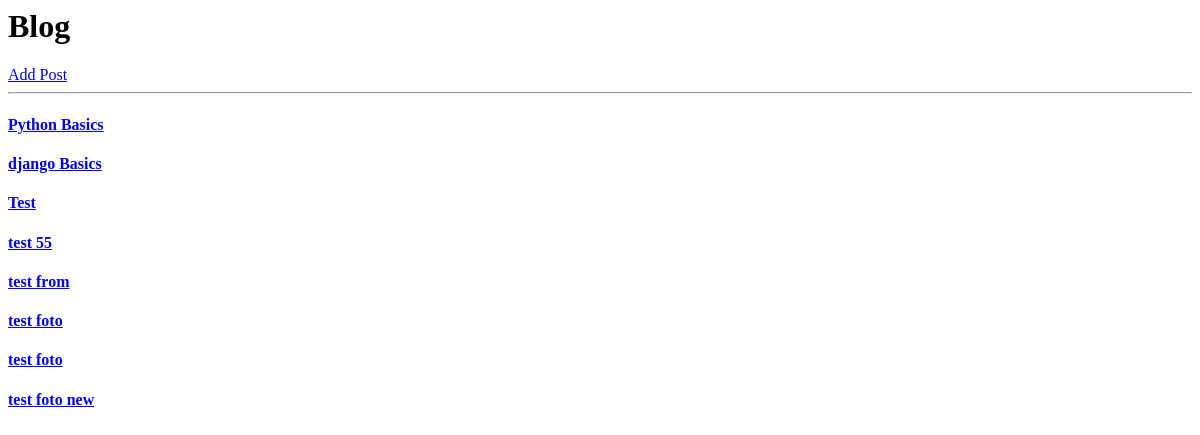
The page /blog/ on the database as committed earlier.
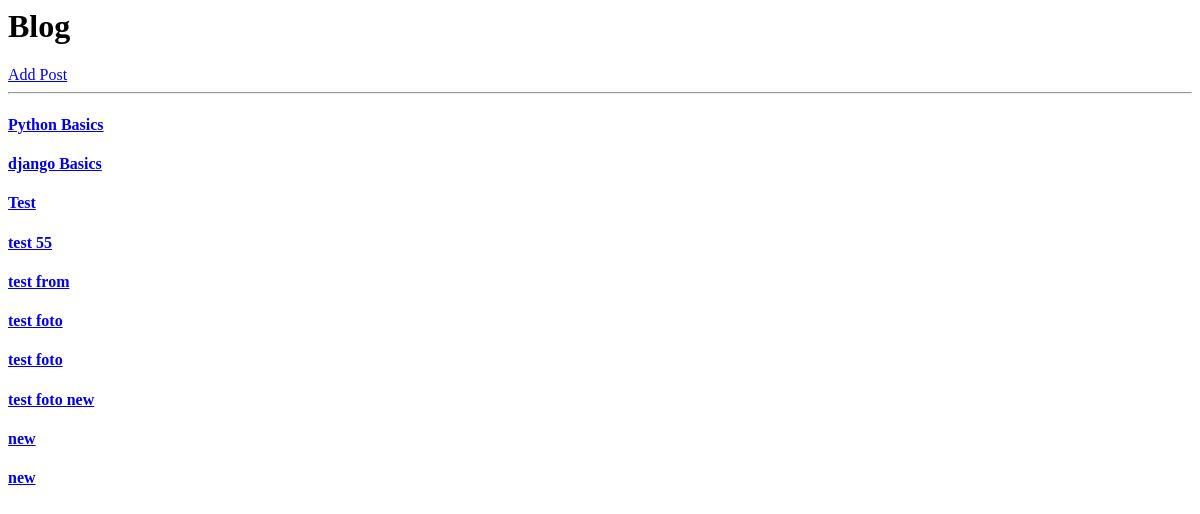
The same page on the database as committed later.
### posts/models.py (models this page shows)
class Post(models.Model):
    author = models.ForeignKey(User,related_name='post_author' , on_delete=models.SET_NULL,null=True)
    title = models.CharField(max_length=120)
    content = models.TextField(max_length=30000)
    publish_date = models.DateTimeField(default=timezone.now)
    image = models.ImageField(upload_to='posts')
    tags = TaggableManager()

### posts/views.py (the view)
# urls.py: path('blog/' , post_list),
def post_list(request):
    data = Post.objects.all() # list
    return render(request,'all_post.html',{'posts':data})  # 3 (request, 'html', context{})

### posts/templates/all_post.html
<h1>Blog</h1>
<a href="/blog/add">Add Post</a>
<hr>
{% for post in posts %}
    <h4><a href="/blog/{{post.id}}"> {{post.title}} </a></h4>
    {% endfor %}

Rows that differ between the two databases and show on the page:
added Post: title "new"
added Post: title "new"
